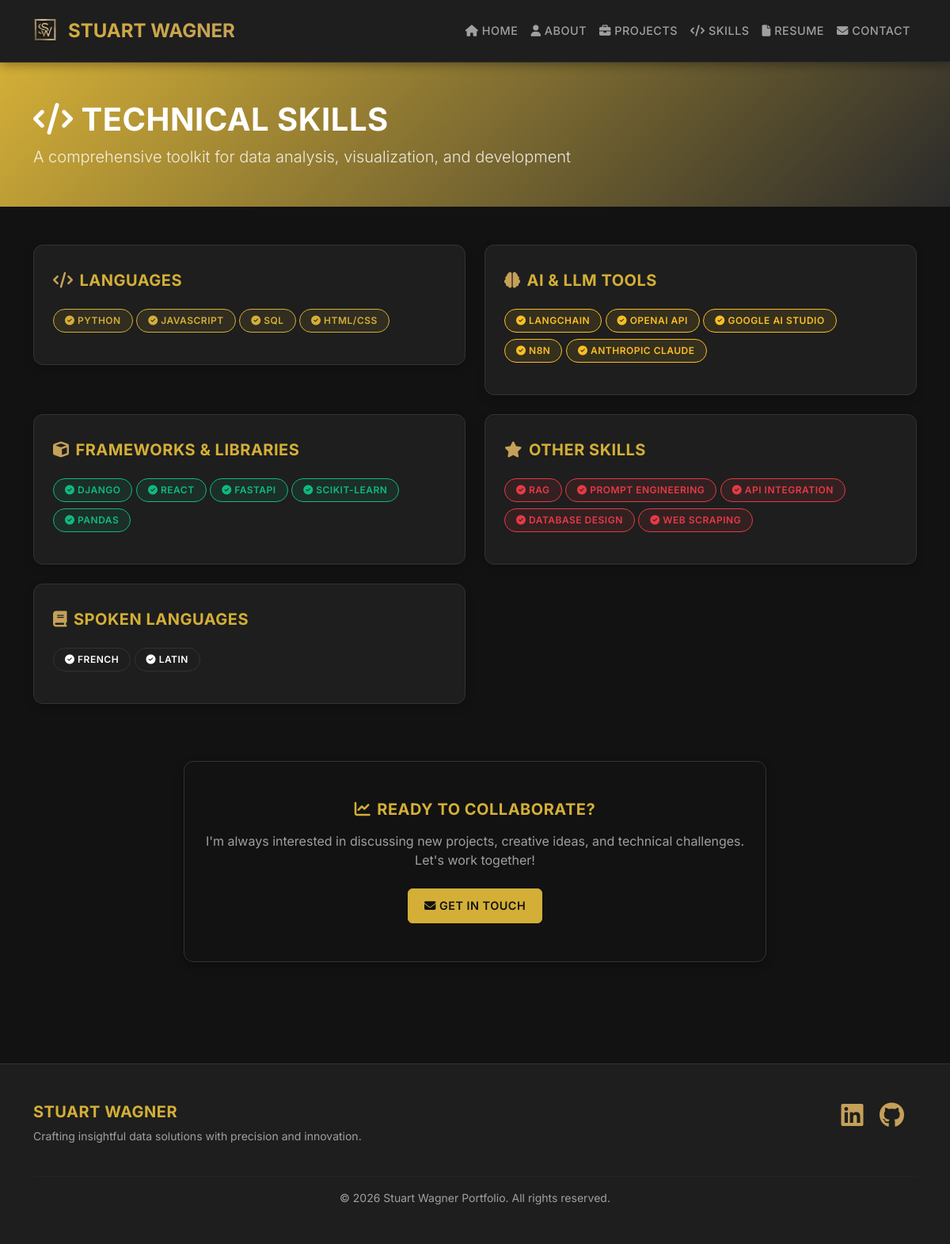
Page /skills/ on the earlier database version.
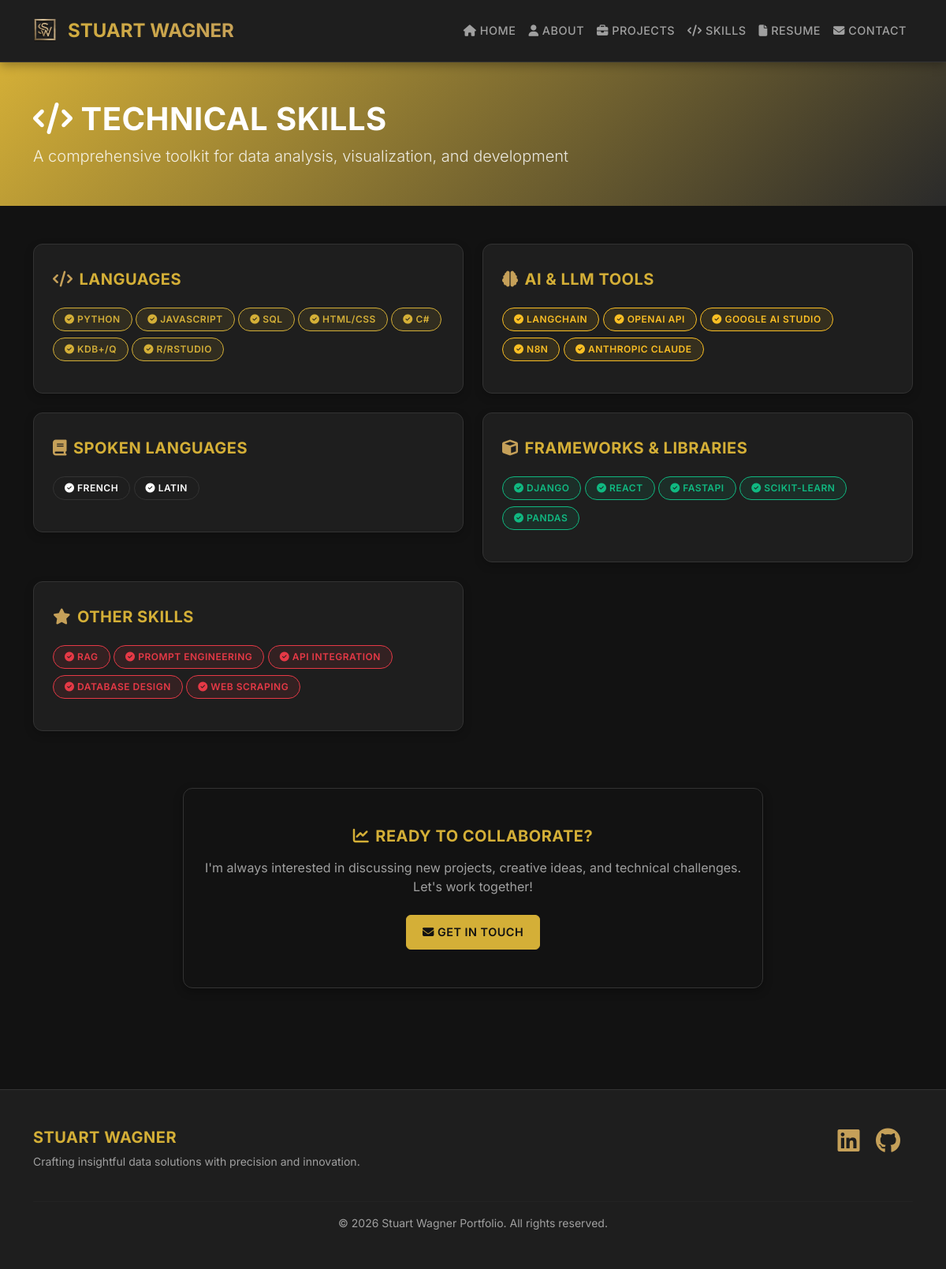
Same page on the later database version.
### portfolio/models.py (models this page shows, shortened)
class SkillType(models.Model):
    ICON_CHOICES = [
        ('fas fa-code', 'Code'),
        ('fas fa-brain', 'Brain'),
        ('fas fa-cube', 'Cube'),
        ('fas fa-star', 'Star'),
        ('fas fa-database', 'Database'),
        ('fas fa-flask', 'Flask'),
        ('fas fa-cog', 'Cog'),
        ('fas fa-wrench', 'Wrench'),
        ('fas fa-tools', 'Tools'),
        ('fas fa-chart-line', 'Chart Line'),
        ('fas fa-rocket', 'Rocket'),
        ('fas fa-lightbulb', 'Lightbulb'),
        ('fas fa-laptop', 'Laptop'),
        ('fas fa-terminal', 'Terminal'),
        ('fas fa-book', 'Book'),
        ('fas fa-graduation-cap', 'Graduation Cap'),
    ]
    COLOR_CHOICES = [
        ('info', 'Blue (Info)'),
        ('warning', 'Yellow (Warning)'),
        ('success', 'Green (Success)'),
        ('danger', 'Red (Danger)'),
        ('primary', 'Primary'),
        ('secondary', 'Secondary'),
        ('dark', 'Dark'),
        ('light', 'Light'),
    ]
    name = models.CharField(max_length=100, unique=True)
    icon = models.CharField(max_length=50, choices=ICON_CHOICES)
    color = models.CharField(max_length=20, choices=COLOR_CHOICES, default='info')
    order = models.PositiveIntegerField(default=0, help_text="Display order on skills page")
    class Meta:
        ordering = ['order', 'name']

class Skill(models.Model):
    name = models.CharField(max_length=200)
    skill_type = models.ForeignKey(SkillType, on_delete=models.CASCADE, related_name='skills')
    order = models.PositiveIntegerField(default=0, help_text="Display order within the skill type")
    class Meta:
        ordering = ['skill_type', 'order', 'name']
        unique_together = ('name', 'skill_type')

### portfolio/views.py (the view)
# urls.py: path('skills/', views.skills, name='skills'),
def skills(request):
    skill_types = SkillType.objects.prefetch_related('skills').all()
    return render(request, 'portfolio/skills.html', {'skill_types': skill_types})

### portfolio/templates/portfolio/skills.html (shortened to what this page needs)
{% extends 'portfolio/base.html' %}
{% block content %}
<div class="py-5" style="background: linear-gradient(135deg, var(--primary) 0%, var(--secondary) 100%); color: white;">
    <div class="container">
        <h1 style="color: white; margin-bottom: 0.5rem;">
            <i class="fas fa-code"></i> Technical Skills
        </h1>
        <p class="lead" style="color: rgba(255,255,255,0.85); margin-bottom: 0;">
            A comprehensive toolkit for data analysis, visualization, and development
        </p>
    </div>
</div>
<div class="container my-5">
    <div class="row">
        {% for skill_type in skill_types %}
        <div class="col-md-6 mb-4">
            <div class="skill-card">
                <h5><i class="{{ skill_type.icon }}" style="color: var(--accent); margin-right: 0.5rem;">
                    </i>{{ skill_type.name }}</h5>
                <div>
                    {% for skill in skill_type.skills.all %}
                    <span
                        class="badge bg-{{ skill_type.color }} {% if skill_type.color == 'warning' %}text-dark{% endif %} mb-2">
                        <i class="fas fa-check-circle"></i> {{ skill.name }}
                    </span>
                    {% endfor %}
                </div>
            </div>
        </div>
        {% endfor %}
    </div>
    <div class="row mt-5">
        <div class="col-lg-8 offset-lg-2">
            <div class="card" style="border: 1px solid var(--border-color); background: var(--light-bg);">
                <div class="card-body text-center py-5">
                    <h5 style="color: var(--primary); margin-bottom: 1rem;">
                        <i class="fas fa-chart-line" style="margin-right: 0.5rem;"></i>Ready to Collaborate?
                    </h5>
                    <p style="color: var(--text-secondary); margin-bottom: 1.5rem;">
                        I'm always interested in discussing new projects, creative ideas, and technical challenges.
                        Let's work together!
                    </p>
                    <a href="{% url 'portfolio:contact' %}" class="btn btn-primary">
                        <i class="fas fa-envelope"></i> Get in Touch
                    </a>
                </div>
            </div>
        </div>
    </div>
</div>
{% endblock %}

Differences in the rows shown:
added Skill: name "C#", shown under SkillType "LANGUAGES"
added Skill: name "KDB+/Q", shown under SkillType "LANGUAGES"
added Skill: name "R/RSTUDIO", shown under SkillType "LANGUAGES"
changed SkillType "SPOKEN LANGUAGES": moves up the list
